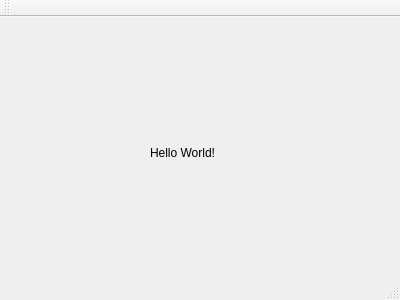
<?xml version="1.0" encoding="UTF-8"?>
<ui version="4.0">
 <class>MainWindow</class>
 <widget class="QMainWindow" name="MainWindow">
  <property name="geometry">
   <rect>
    <x>0</x>
    <y>0</y>
    <width>400</width>
    <height>300</height>
   </rect>
  </property>
  <property name="windowTitle">
   <string>MainWindow</string>
  </property>
  <widget class="QWidget" name="centralWidget">
   <widget class="QLabel" name="label">
    <property name="geometry">
     <rect>
      <x>150</x>
      <y>110</y>
      <width>101</width>
      <height>51</height>
     </rect>
    </property>
    <property name="text">
     <string>Hello World!</string>
    </property>
   </widget>
  </widget>
  <widget class="QMenuBar" name="menuBar">
   <property name="geometry">
    <rect>
     <x>0</x>
     <y>0</y>
     <width>400</width>
     <height>26</height>
    </rect>
   </property>
  </widget>
  <widget class="QToolBar" name="mainToolBar">
   <attribute name="toolBarArea">
    <enum>TopToolBarArea</enum>
   </attribute>
   <attribute name="toolBarBreak">
    <bool>false</bool>
   </attribute>
  </widget>
  <widget class="QStatusBar" name="statusBar"/>
 </widget>
 <layoutdefault spacing="6" margin="11"/>
 <resources/>
 <connections/>
</ui>
